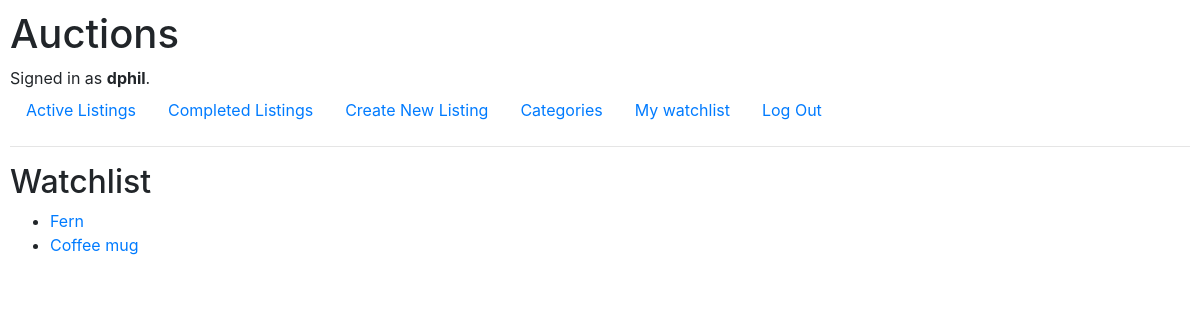
Before: /see_watchlist/ (signed in) with the older database file.
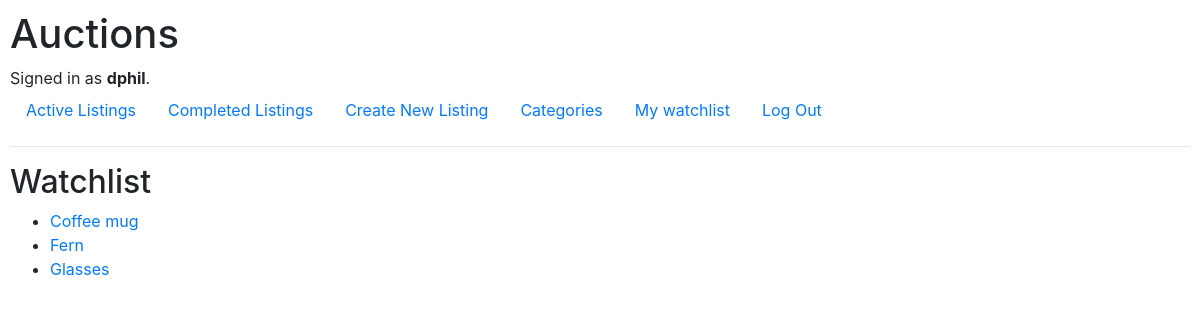
After: the same page with the newer database file.
### auctions/models.py (models this page shows, shortened)
class User(AbstractUser):
    pass

class Listing(models.Model):
    CAT_CHOICES = (
        ("fashion", "Fashion"),
        ("electronics", "Electronics"),
        ("home", "Home"),
        ("toys", "Toys"),
        ("everything_else", "Everything Else"),
    )
    item_id = models.AutoField(primary_key=True)
    active = models.BooleanField(default=True)
    lister_id = models.ForeignKey(settings.AUTH_USER_MODEL,
                                    on_delete=models.SET_NULL,
                                    null=True,
                                    blank=True)
    title = models.CharField(max_length=64)
    description = models.TextField()
    image_url = models.URLField(max_length=512, blank=True)
    category = models.CharField(max_length=64,
                                choices=CAT_CHOICES,
                                blank=True,
                                default=None,
                                null=True)
    initial_bid = models.DecimalField(max_digits=10,
                                    decimal_places=2,
                                    default=1,
                                    validators=[MinValueValidator(0.0)])

### auctions/views.py (the view)
# urls.py: path("see_watchlist/", views.see_watchlist, name="see_watchlist"),
@login_required()
def see_watchlist(request):
    u = User.objects.get(username=request.user)
    watched_items = Watchlist.objects.filter(user_id=u)
    items = [Listing.objects.get(item_id=x.item_id_id) for x in watched_items]
    return render(request, "auctions/see_watchlist.html", {
        "items": items
        })

### auctions/templates/auctions/see_watchlist.html
{% extends "auctions/layout.html" %}
{% load static %}
{% block body %}
<h2>Watchlist</h2>
<ul>
{% for item in items %}
	<li><a href="/item/{{item.item_id}}">{{ item.title }}</a></li>
{% endfor %}
</ul>
{% endblock %}

### auctions/templates/auctions/layout.html (shortened to what this page needs)
{% load static %}
<!DOCTYPE html>
<html lang="en">
    <head>
        <link rel="stylesheet" href="https://stackpath.bootstrapcdn.com/bootstrap/4.4.1/css/bootstrap.min.css">
        <link href="{% static 'auctions/styles.css' %}" rel="stylesheet">
    </head>
    <body>
        <h1>Auctions</h1>
        <div>
            {% if user.is_authenticated %}
                Signed in as <strong>{{ user.username }}</strong>.
            {% else %}
                Not signed in.
            {% endif %}
        </div>
        <ul class="nav">
            <li class="nav-item">
                <a class="nav-link" href="{% url 'index' %}">Active Listings</a>
            </li>
            <li class="nav-item">
                <a class="nav-link" href="{% url 'inactive' %}">Completed Listings</a>
            </li>
            <li class="nav-item">
                <a class="nav-link" href="{% url 'create' %}">Create New Listing</a>
            </li>
            <li class="nav-item">
                <a class="nav-link" href="{% url 'see_categories' %}">Categories</a>
            {% if user.is_authenticated %}
                <li class="nav-item">
                    <a class="nav-link" href="{% url 'see_watchlist' %}">My watchlist</a>
                </li>
                <li class="nav-item">
                    <a class="nav-link" href="{% url 'logout' %}">Log Out</a>
                </li>
            {% endif %}
        </ul>
        <hr>
        {% block body %}
        {% endblock %}
    </body>
</html>

### auctions/static/auctions/styles.css (style rules this page uses)
body { padding: 10px; }

Changed rows visible on the page:
changed Listing "Coffee mug": moves up the list
now on this page (row edited): Listing: title "Glasses"
